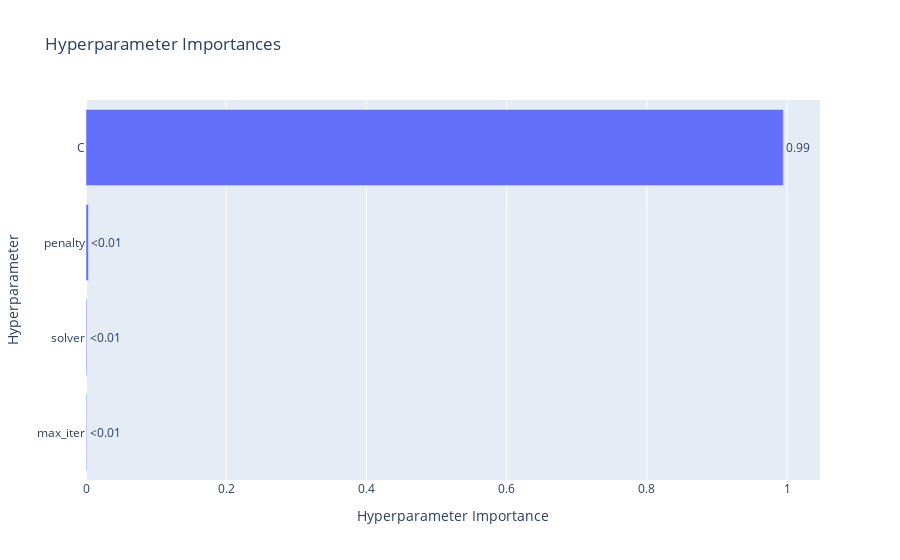

Notebook cell for this chart:
### Code cell
optuna.visualization.plot_param_importances(study)

### Figure 1 — Plotly figure (JSON) as saved in the notebook; plotly's stock layout.template omitted (floating-point values rounded to 4 significant figures)
{"data": [{"cliponaxis": false, "hovertemplate": ["max_iter (IntDistribution): 0.0009341147124297488<extra></extra>", "solver (CategoricalDistribution): 0.0011155140839678032<extra></extra>", "penalty (CategoricalDistribution): 0.0034740644392415787<extra></extra>", "C (FloatDistribution): 0.9944763067643608<extra></extra>"], "name": "Objective Value", "orientation": "h", "text": ["<0.01", "<0.01", "<0.01", "0.99"], "textposition": "outside", "type": "bar", "x": [0.0009341, 0.001116, 0.003474, 0.9945], "y": ["max_iter", "solver", "penalty", "C"]}], "layout": {"title": {"text": "Hyperparameter Importances"}, "xaxis": {"title": {"text": "Hyperparameter Importance"}}, "yaxis": {"title": {"text": "Hyperparameter"}}}}
